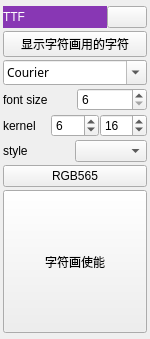
         <widget class="QWidget" name="AsciiArt">
          <property name="geometry">
           <rect>
            <x>0</x>
            <y>0</y>
            <width>150</width>
            <height>339</height>
           </rect>
          </property>
          <attribute name="label">
           <string>AsciiArt</string>
          </attribute>
          <layout class="QVBoxLayout" name="verticalLayout_9">
           <property name="spacing">
            <number>3</number>
           </property>
           <property name="leftMargin">
            <number>3</number>
           </property>
           <property name="topMargin">
            <number>6</number>
           </property>
           <property name="rightMargin">
            <number>3</number>
           </property>
           <property name="bottomMargin">
            <number>6</number>
           </property>
           <item>
            <layout class="QHBoxLayout" name="horizontalLayout_14">
             <property name="spacing">
              <number>0</number>
             </property>
             <item>
              <widget class="QLabel" name="label_2">
               <property name="sizePolicy">
                <sizepolicy hsizetype="Expanding" vsizetype="Preferred">
                 <horstretch>0</horstretch>
                 <verstretch>0</verstretch>
                </sizepolicy>
               </property>
               <property name="styleSheet">
                <string notr="true">QLabel  { 
font: 10pt &quot;JetBrains Mono&quot;; 
color: white; background-color: rgba(119, 25, 170,220);

border-color: rgba(119, 25, 170,220);

}</string>
               </property>
               <property name="text">
                <string>TTF</string>
               </property>
              </widget>
             </item>
             <item>
              <widget class="QPushButton" name="pushButton_2">
               <property name="sizePolicy">
                <sizepolicy hsizetype="Fixed" vsizetype="Fixed">
                 <horstretch>0</horstretch>
                 <verstretch>0</verstretch>
                </sizepolicy>
               </property>
               <property name="text">
                <string/>
               </property>
              </widget>
             </item>
            </layout>
           </item>
           <item>
            <widget class="QPushButton" name="pushButton_3">
             <property name="text">
              <string>显示字符画用的字符</string>
             </property>
            </widget>
           </item>
           <item>
            <widget class="QFontComboBox" name="fontComboBox">
             <property name="sizePolicy">
              <sizepolicy hsizetype="Ignored" vsizetype="Fixed">
               <horstretch>0</horstretch>
               <verstretch>0</verstretch>
              </sizepolicy>
             </property>
             <property name="font">
              <font>
               <family>JetBrains Mono</family>
               <pointsize>9</pointsize>
              </font>
             </property>
             <property name="layoutDirection">
              <enum>Qt::LeftToRight</enum>
             </property>
             <property name="autoFillBackground">
              <bool>false</bool>
             </property>
             <property name="sizeAdjustPolicy">
              <enum>QComboBox::AdjustToContentsOnFirstShow</enum>
             </property>
             <property name="fontFilters">
              <set>QFontComboBox::MonospacedFonts|QFontComboBox::ScalableFonts</set>
             </property>
             <property name="currentFont">
              <font>
               <family>BatangChe</family>
               <pointsize>8</pointsize>
              </font>
             </property>
            </widget>
           </item>
           <item>
            <layout class="QHBoxLayout" name="horizontalLayout_16">
             <item>
              <widget class="QLabel" name="fontSizeLabel">
               <property name="text">
                <string>font size</string>
               </property>
              </widget>
             </item>
             <item>
              <widget class="QSpinBox" name="fontSizeSpinBox">
               <property name="minimum">
                <number>6</number>
               </property>
               <property name="maximum">
                <number>35</number>
               </property>
               <property name="value">
                <number>6</number>
               </property>
              </widget>
             </item>
            </layout>
           </item>
           <item>
            <layout class="QHBoxLayout" name="horizontalLayout_15">
             <property name="spacing">
              <number>1</number>
             </property>
             <item>
              <widget class="QLabel" name="kernelLabel">
               <property name="text">
                <string>kernel</string>
               </property>
              </widget>
             </item>
             <item>
              <widget class="QSpinBox" name="font_w">
               <property name="keyboardTracking">
                <bool>false</bool>
               </property>
               <property name="minimum">
                <number>2</number>
               </property>
               <property name="maximum">
                <number>30</number>
               </property>
               <property name="value">
                <number>6</number>
               </property>
              </widget>
             </item>
             <item>
              <widget class="QSpinBox" name="font_h">
               <property name="minimum">
                <number>2</number>
               </property>
               <property name="maximum">
                <number>50</number>
               </property>
               <property name="value">
                <number>16</number>
               </property>
              </widget>
             </item>
            </layout>
           </item>
           <item>
            <layout class="QHBoxLayout" name="horizontalLayout_17">
             <item>
              <widget class="QLabel" name="styleLabel">
               <property name="text">
                <string>style</string>
               </property>
              </widget>
             </item>
             <item>
              <widget class="QComboBox" name="styleComboBox"/>
             </item>
            </layout>
           </item>
           <item>
            <widget class="QPushButton" name="pushButton_4">
             <property name="text">
              <string>RGB565</string>
             </property>
            </widget>
           </item>
           <item>
            <widget class="QPushButton" name="asciiArtButton">
             <property name="sizePolicy">
              <sizepolicy hsizetype="Preferred" vsizetype="Expanding">
               <horstretch>0</horstretch>
               <verstretch>0</verstretch>
              </sizepolicy>
             </property>
             <property name="text">
              <string>字符画使能</string>
             </property>
             <property name="checkable">
              <bool>true</bool>
             </property>
            </widget>
           </item>
          </layout>
         </widget>
